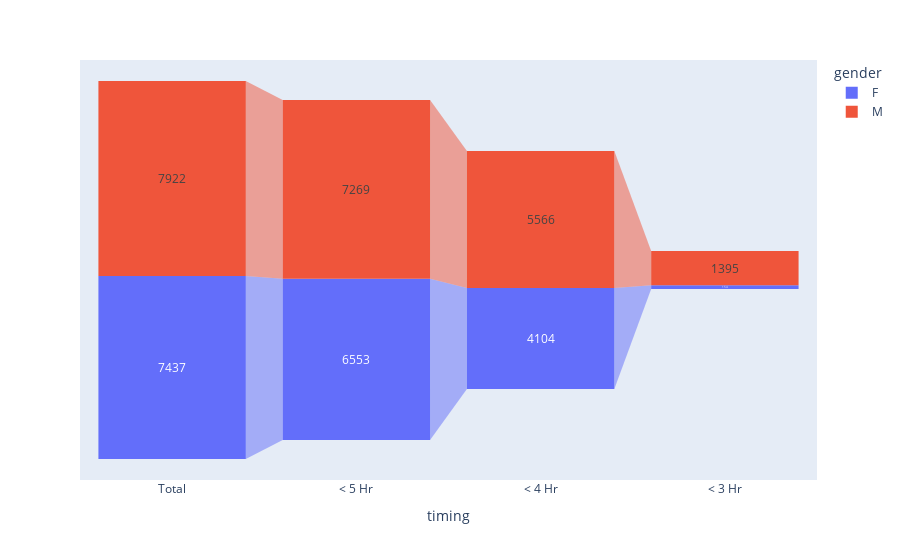

This figure's notebook cell:
### Markdown cell above
### Create the funnel chart

### Code cell
fig = px.funnel(gender_grouping, y='number', x='timing', color='gender')
fig.show()

### Figure 1 — Plotly figure (JSON) as saved in the notebook; plotly's stock layout.template omitted (floating-point values rounded to 4 significant figures)
{"data": [{"hovertemplate": "gender=F<br>timing=%{x}<br>number=%{y}<extra></extra>", "legendgroup": "F", "marker": {"color": "#636efa"}, "name": "F", "orientation": "v", "showlegend": true, "type": "funnel", "x": ["Total", "< 5 Hr", "< 4 Hr", "< 3 Hr"], "xaxis": "x", "y": [7437, 6553, 4104, 154], "yaxis": "y"}, {"hovertemplate": "gender=M<br>timing=%{x}<br>number=%{y}<extra></extra>", "legendgroup": "M", "marker": {"color": "#EF553B"}, "name": "M", "orientation": "v", "showlegend": true, "type": "funnel", "x": ["Total", "< 5 Hr", "< 4 Hr", "< 3 Hr"], "xaxis": "x", "y": [7922, 7269, 5566, 1395], "yaxis": "y"}], "layout": {"legend": {"title": {"text": "gender"}, "tracegroupgap": 0}, "margin": {"t": 60}, "xaxis": {"anchor": "y", "domain": [0, 1], "title": {"text": "timing"}}, "yaxis": {"anchor": "x", "domain": [0, 1], "title": {"text": "number"}}}}
